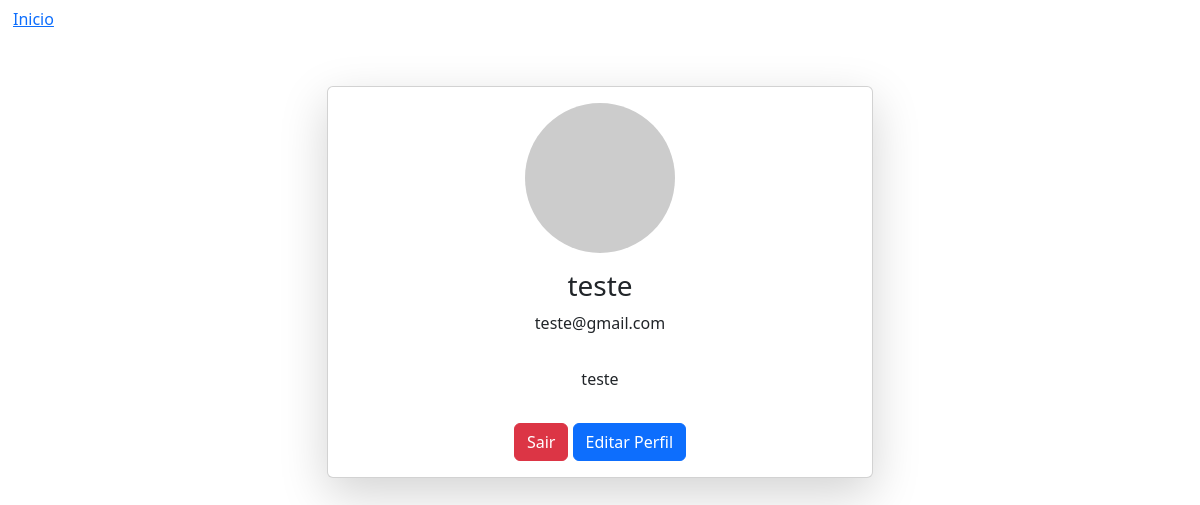
Page /perfil (signed in) on the committed database.
### models/User.py (models this page shows)
class User(UserMixin, db.Model):
    __tablename__ = 'users'
    id = db.Column(db.Integer, primary_key=True)
    username = db.Column(db.String(150), unique=True, nullable=False)
    password = db.Column(db.String(150), nullable=False)
    email = db.Column(db.String(150), nullable=True)
    name = db.Column(db.String(150), nullable=False)
    is_admin = db.Column(db.Boolean, default= False)
    incomes = db.relationship('Income', back_populates='user')
    expenses = db.relationship('Expense', back_populates='user')

### app.py (the view)
@app.route('/perfil', methods=['GET', 'POST'])
@login_required
def perfil():
    return render_template('perfil.html', user=current_user)

### app.py (called while the page is built)
@login_manager.user_loader
def load_user(user_id):
    return db.session.get(User, int(user_id))

@app.before_request
def create_tables():
    db.create_all()

### templates/perfil.html
{% extends "base.html" %}
{% block content %}
<header><a href="{{ (url_for( 'dashboard' )) }}" class="btn btn-link">Inicio</a></header>
<div class="container mt-5">
    <div class="row justify-content-center">
        <div class="col-md-6">
            <div class="card shadow-lg">
                <div class="card-body text-center">
    <img src="https://via.placeholder.com/150" class="rounded-circle mb-3" width="150" alt="Foto de perfil">
    <h3 class="card-title"> {{ user.username }}</h3>
    <p clas="text-muted">{{ user.email }}</p>
    <p class="card-body">{{ user.name }}</p>
    <a href="{{ url_for('logout') }}" class="btn btn-danger">Sair</a>
    <a href="{{ url_for('editar_perfil') }}" class="btn btn-primary">Editar Perfil</a>
  </div>
   </div>
   </div>
   </div>
</div>
{% endblock %}

### rows in the picture
User: username "teste", email "teste@gmail.com", name "teste"
